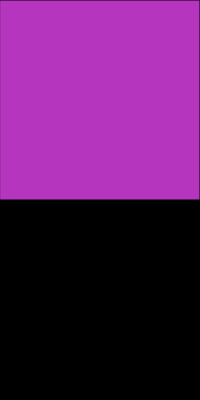
Frame 1 (no input)
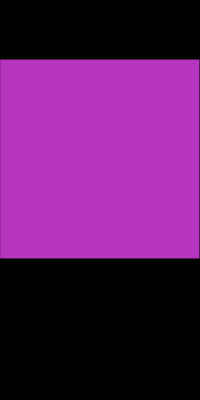
Frame 60 (no input)
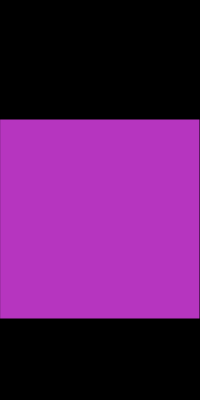
Frame 120 (the mouse pressed at the canvas centre since frame 60)

The p5.js sketch that drew these frames (run headless with seeded random() and noise() and a simulated clock; from frame 60 on, the mouse is pressed at the canvas centre):

// p5.js sketch
// ── sketch.js
const SQUARE_W = 200;
let squareX = 0;
let squareY = 0;
let moveAmt = 1;
let colour;

function setup() {
    createCanvas(200, 400);
    colour = getRandomColour();
}

function draw() {
    background(0);
    fill(colour);
    square(squareX, squareY, SQUARE_W);
    moveSquare();
}

function mouseClicked() {
    colour = getRandomColour();
}

function keyPressed() {
    if (key === "u" || key === "U") {
        moveAmt = -1;
    } else if (key === "d" || key === "D") {
        moveAmt = 1;
    }
}

/**
 * Moves the square as long as it won't go out of bounds.
 */
function moveSquare() {
    if ((moveAmt > 0 && squareY < height - SQUARE_W) || (moveAmt < 0 && squareY > 0)) {
        squareY += moveAmt;
    }
}

/**
 * Gets a random colour.
 * @returns {color} A p5.js color object
 */
function getRandomColour() {
    return color(random(255), random(255), random(255));
}

// ── Q2.html
<!DOCTYPE html>
<html lang="en">
  <head>
    <meta charset="utf-8" />
    <meta name="viewport" content="width=device-width, initial-scale=1.0">

    <title>PDM1 - Exam Practice Exercises - Q2 Solution</title>

    <link href="https://cdn.jsdelivr.net/npm/bootstrap@5.3.1/dist/css/bootstrap.min.css" rel="stylesheet" integrity="sha384-4bw+/aepP/YC94hEpVNVgiZdgIC5+VKNBQNGCHeKRQN+PtmoHDEXuppvnDJzQIu9" crossorigin="anonymous">
    <link rel="stylesheet" type="text/css" href="./lib/main-styles.css">
    <script src="https://cdn.jsdelivr.net/npm/bootstrap@5.3.1/dist/js/bootstrap.bundle.min.js" integrity="sha384-HwwvtgBNo3bZJJLYd8oVXjrBZt8cqVSpeBNS5n7C8IVInixGAoxmnlMuBnhbgrkm" crossorigin="anonymous"></script>
    <script src="./lib/libraries/p5.min.js"></script>
  </head>

  <body>
    <h1>Q2 Solution</h1>
    <script src="sketch.js"></script>
  </body>
</html>
